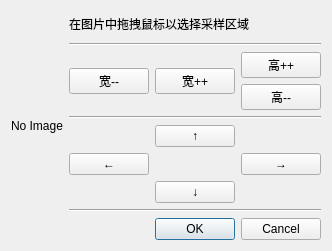
<?xml version="1.0" encoding="UTF-8"?>
<ui version="4.0">
 <class>SaveOpen_Dialog</class>
 <widget class="QDialog" name="SaveOpen_Dialog">
  <property name="geometry">
   <rect>
    <x>0</x>
    <y>0</y>
    <width>315</width>
    <height>251</height>
   </rect>
  </property>
  <property name="windowTitle">
   <string>Dialog</string>
  </property>
  <layout class="QGridLayout" name="gridLayout">
   <item row="0" column="0">
    <widget class="QLabel" name="label_Image">
     <property name="cursor">
      <cursorShape>CrossCursor</cursorShape>
     </property>
     <property name="text">
      <string>No Image</string>
     </property>
    </widget>
   </item>
   <item row="0" column="1">
    <layout class="QVBoxLayout" name="verticalLayout">
     <item>
      <spacer name="verticalSpacer_2">
       <property name="orientation">
        <enum>Qt::Vertical</enum>
       </property>
       <property name="sizeHint" stdset="0">
        <size>
         <width>20</width>
         <height>40</height>
        </size>
       </property>
      </spacer>
     </item>
     <item>
      <widget class="QLabel" name="label_SubImage">
       <property name="text">
        <string>在图片中拖拽鼠标以选择采样区域</string>
       </property>
      </widget>
     </item>
     <item>
      <spacer name="verticalSpacer">
       <property name="orientation">
        <enum>Qt::Vertical</enum>
       </property>
       <property name="sizeHint" stdset="0">
        <size>
         <width>20</width>
         <height>40</height>
        </size>
       </property>
      </spacer>
     </item>
     <item>
      <widget class="Line" name="line_3">
       <property name="orientation">
        <enum>Qt::Horizontal</enum>
       </property>
      </widget>
     </item>
     <item>
      <layout class="QHBoxLayout" name="horizontalLayout">
       <item>
        <widget class="QPushButton" name="pushButton_WidthMinus">
         <property name="text">
          <string>宽--</string>
         </property>
        </widget>
       </item>
       <item>
        <widget class="QPushButton" name="pushButton_WidthPlus">
         <property name="text">
          <string>宽++</string>
         </property>
        </widget>
       </item>
       <item>
        <layout class="QVBoxLayout" name="verticalLayout_2">
         <item>
          <widget class="QPushButton" name="pushButton_HeightPlus">
           <property name="text">
            <string>高++</string>
           </property>
          </widget>
         </item>
         <item>
          <widget class="QPushButton" name="pushButton_HeightMinus">
           <property name="text">
            <string>高--</string>
           </property>
          </widget>
         </item>
        </layout>
       </item>
      </layout>
     </item>
     <item>
      <widget class="Line" name="line">
       <property name="orientation">
        <enum>Qt::Horizontal</enum>
       </property>
      </widget>
     </item>
     <item>
      <layout class="QGridLayout" name="gridLayout_2">
       <item row="2" column="1">
        <widget class="QPushButton" name="pushButton_Up">
         <property name="text">
          <string>↑</string>
         </property>
        </widget>
       </item>
       <item row="4" column="1">
        <widget class="QPushButton" name="pushButton_Down">
         <property name="text">
          <string>↓</string>
         </property>
        </widget>
       </item>
       <item row="3" column="0">
        <widget class="QPushButton" name="pushButton_Left">
         <property name="text">
          <string>←</string>
         </property>
        </widget>
       </item>
       <item row="3" column="2">
        <widget class="QPushButton" name="pushButton_Right">
         <property name="text">
          <string>→</string>
         </property>
        </widget>
       </item>
       <item row="7" column="0" colspan="3">
        <widget class="QDialogButtonBox" name="buttonBox">
         <property name="orientation">
          <enum>Qt::Horizontal</enum>
         </property>
         <property name="standardButtons">
          <set>QDialogButtonBox::Cancel|QDialogButtonBox::Ok</set>
         </property>
        </widget>
       </item>
       <item row="5" column="0" colspan="3">
        <widget class="Line" name="line_2">
         <property name="orientation">
          <enum>Qt::Horizontal</enum>
         </property>
        </widget>
       </item>
      </layout>
     </item>
    </layout>
   </item>
  </layout>
 </widget>
 <resources/>
 <connections>
  <connection>
   <sender>buttonBox</sender>
   <signal>accepted()</signal>
   <receiver>SaveOpen_Dialog</receiver>
   <slot>accept()</slot>
   <hints>
    <hint type="sourcelabel">
     <x>248</x>
     <y>254</y>
    </hint>
    <hint type="destinationlabel">
     <x>157</x>
     <y>274</y>
    </hint>
   </hints>
  </connection>
  <connection>
   <sender>buttonBox</sender>
   <signal>rejected()</signal>
   <receiver>SaveOpen_Dialog</receiver>
   <slot>reject()</slot>
   <hints>
    <hint type="sourcelabel">
     <x>316</x>
     <y>260</y>
    </hint>
    <hint type="destinationlabel">
     <x>286</x>
     <y>274</y>
    </hint>
   </hints>
  </connection>
 </connections>
</ui>
